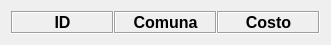
      <widget class="QWidget" name="horizontalLayoutWidget">
       <property name="geometry">
        <rect>
         <x>0</x>
         <y>30</y>
         <width>331</width>
         <height>25</height>
        </rect>
       </property>
       <layout class="QHBoxLayout" name="HLayout_titulo">
        <property name="spacing">
         <number>0</number>
        </property>
        <item>
         <widget class="QLabel" name="label_3">
          <property name="frameShape">
           <enum>QFrame::Box</enum>
          </property>
          <property name="frameShadow">
           <enum>QFrame::Sunken</enum>
          </property>
          <property name="text">
           <string>&lt;html&gt;&lt;head/&gt;&lt;body&gt;&lt;p&gt;&lt;span style=&quot; font-size:12pt; font-weight:600;&quot;&gt;ID&lt;/span&gt;&lt;/p&gt;&lt;/body&gt;&lt;/html&gt;</string>
          </property>
          <property name="textFormat">
           <enum>Qt::AutoText</enum>
          </property>
          <property name="alignment">
           <set>Qt::AlignCenter</set>
          </property>
          <property name="textInteractionFlags">
           <set>Qt::NoTextInteraction</set>
          </property>
         </widget>
        </item>
        <item>
         <widget class="QLabel" name="label_2">
          <property name="frameShape">
           <enum>QFrame::Box</enum>
          </property>
          <property name="frameShadow">
           <enum>QFrame::Sunken</enum>
          </property>
          <property name="text">
           <string>&lt;html&gt;&lt;head/&gt;&lt;body&gt;&lt;p&gt;&lt;span style=&quot; font-size:12pt; font-weight:600;&quot;&gt;Comuna&lt;/span&gt;&lt;/p&gt;&lt;/body&gt;&lt;/html&gt;</string>
          </property>
          <property name="alignment">
           <set>Qt::AlignCenter</set>
          </property>
          <property name="textInteractionFlags">
           <set>Qt::NoTextInteraction</set>
          </property>
         </widget>
        </item>
        <item>
         <widget class="QLabel" name="label">
          <property name="frameShape">
           <enum>QFrame::Box</enum>
          </property>
          <property name="frameShadow">
           <enum>QFrame::Sunken</enum>
          </property>
          <property name="text">
           <string>&lt;html&gt;&lt;head/&gt;&lt;body&gt;&lt;p&gt;&lt;span style=&quot; font-size:12pt; font-weight:600;&quot;&gt;Costo&lt;/span&gt;&lt;/p&gt;&lt;/body&gt;&lt;/html&gt;</string>
          </property>
          <property name="alignment">
           <set>Qt::AlignCenter</set>
          </property>
          <property name="textInteractionFlags">
           <set>Qt::NoTextInteraction</set>
          </property>
         </widget>
        </item>
       </layout>
      </widget>
